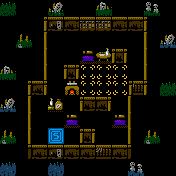

The image is a tile-based game level rendered from a .tmx file. Its description and complete source (layers, tilesets, objects, tile grids) follow:
An orthogonal 11x11 tile map with 16x16 px tiles, 6 tile layers (bkgs, gates, walls, enemies, ...), 6 tilesets.

<map version="1.10" tiledversion="1.12.2" orientation="orthogonal" renderorder="left-down" width="11" height="11" tilewidth="16" tileheight="16" infinite="0" nextlayerid="15" nextobjectid="1">
 <editorsettings>
  <export target="map_23.json" format="json" />
 </editorsettings>
 <tileset firstgid="1" source="bkgs.tsx" />
 <tileset firstgid="19" source="gates.tsx" />
 <tileset firstgid="37" source="walls.tsx" />
 <tileset firstgid="91" source="enemies.tsx" />
 <tileset firstgid="115" source="items.tsx" />
 <tileset firstgid="133" source="blocks.tsx" />
 <layer id="12" name="bkgs" width="11" height="11">
  <data encoding="csv">
0,0,0,0,0,0,0,0,0,0,0,
0,0,0,0,0,0,0,0,0,0,0,
0,0,0,0,0,0,0,0,0,0,0,
0,0,0,0,0,0,0,0,0,0,0,
0,0,0,0,0,0,0,0,0,0,0,
0,0,0,0,0,0,0,0,0,0,0,
0,0,0,0,0,0,0,0,0,0,0,
0,0,0,0,0,0,0,0,0,0,0,
0,0,0,0,0,0,0,0,0,0,0,
0,0,0,0,0,0,0,0,0,0,0,
0,0,0,0,0,0,0,0,0,0,0
</data>
 </layer>
 <layer id="13" name="gates" width="11" height="11">
  <data encoding="csv">
0,0,0,0,0,0,0,0,0,0,0,
0,0,0,0,0,0,0,0,0,0,0,
0,0,0,0,0,0,0,0,0,0,0,
0,0,0,0,0,0,0,0,0,0,0,
0,0,0,0,0,22,22,22,0,0,0,
0,0,0,0,0,22,22,22,0,0,0,
0,0,0,0,0,0,0,0,0,0,0,
0,0,0,0,0,0,0,0,0,0,0,
0,0,0,20,0,0,0,0,0,0,0,
0,0,0,0,0,0,0,0,0,0,0,
0,0,0,0,0,0,0,0,0,0,0
</data>
 </layer>
 <layer id="1" name="walls" width="11" height="11">
  <data encoding="csv">
47,0,0,39,0,0,40,0,0,43,0,
0,0,72,69,68,70,70,68,68,75,0,
0,44,73,0,0,0,0,0,0,76,49,
0,0,73,0,0,0,0,83,0,76,0,
40,0,73,0,83,0,0,0,0,76,0,
0,72,78,0,0,0,0,0,81,75,47,
49,73,0,0,0,79,78,0,76,0,0,
0,73,0,0,0,0,0,0,76,0,0,
44,73,0,0,0,83,0,0,76,44,0,
0,74,68,69,68,68,71,68,77,0,0,
57,0,0,57,0,0,0,0,53,0,0
</data>
 </layer>
 <layer id="10" name="enemies" width="11" height="11">
  <data encoding="csv">
0,0,0,0,0,0,0,0,0,0,0,
0,0,0,0,0,0,0,0,0,0,0,
0,0,0,0,0,0,0,0,0,0,0,
0,0,0,0,0,0,0,0,0,0,0,
0,0,0,0,0,0,0,0,0,0,0,
0,0,0,0,0,0,0,0,0,0,0,
0,0,0,0,0,0,0,0,0,0,0,
0,0,0,0,0,0,0,0,0,0,0,
0,0,0,0,0,0,0,0,0,0,0,
0,0,0,0,0,0,0,0,0,0,0,
0,0,0,0,0,0,0,0,0,0,0
</data>
 </layer>
 <layer id="11" name="items" width="11" height="11">
  <data encoding="csv">
0,0,0,0,0,0,0,0,0,0,0,
0,0,0,0,0,0,0,0,0,0,0,
0,0,0,0,0,0,0,0,0,0,0,
0,0,0,0,0,0,0,0,0,0,0,
0,0,0,0,0,0,0,0,0,0,0,
0,0,0,0,0,0,0,0,0,0,0,
0,0,0,0,0,0,0,0,0,0,0,
0,0,0,0,0,0,0,0,0,0,0,
0,0,0,0,0,0,0,0,0,0,0,
0,0,0,0,0,0,0,0,0,0,0,
0,0,0,0,0,0,0,0,0,0,0
</data>
 </layer>
 <layer id="14" name="blocks" width="11" height="11">
  <data encoding="csv">
0,0,0,0,0,0,0,0,0,0,0,
0,0,0,0,0,0,0,0,0,0,0,
0,0,0,0,0,0,0,0,0,0,0,
0,0,0,0,0,137,138,0,0,0,0,
0,0,0,0,0,0,0,0,0,0,0,
0,0,0,0,140,0,0,0,0,0,0,
0,0,0,139,0,0,0,0,0,0,0,
0,0,0,0,137,0,0,137,0,0,0,
0,0,0,0,0,0,0,0,0,0,0,
0,0,0,0,0,0,0,0,0,0,0,
0,0,0,0,0,0,0,0,0,0,0
</data>
 </layer>
</map>
